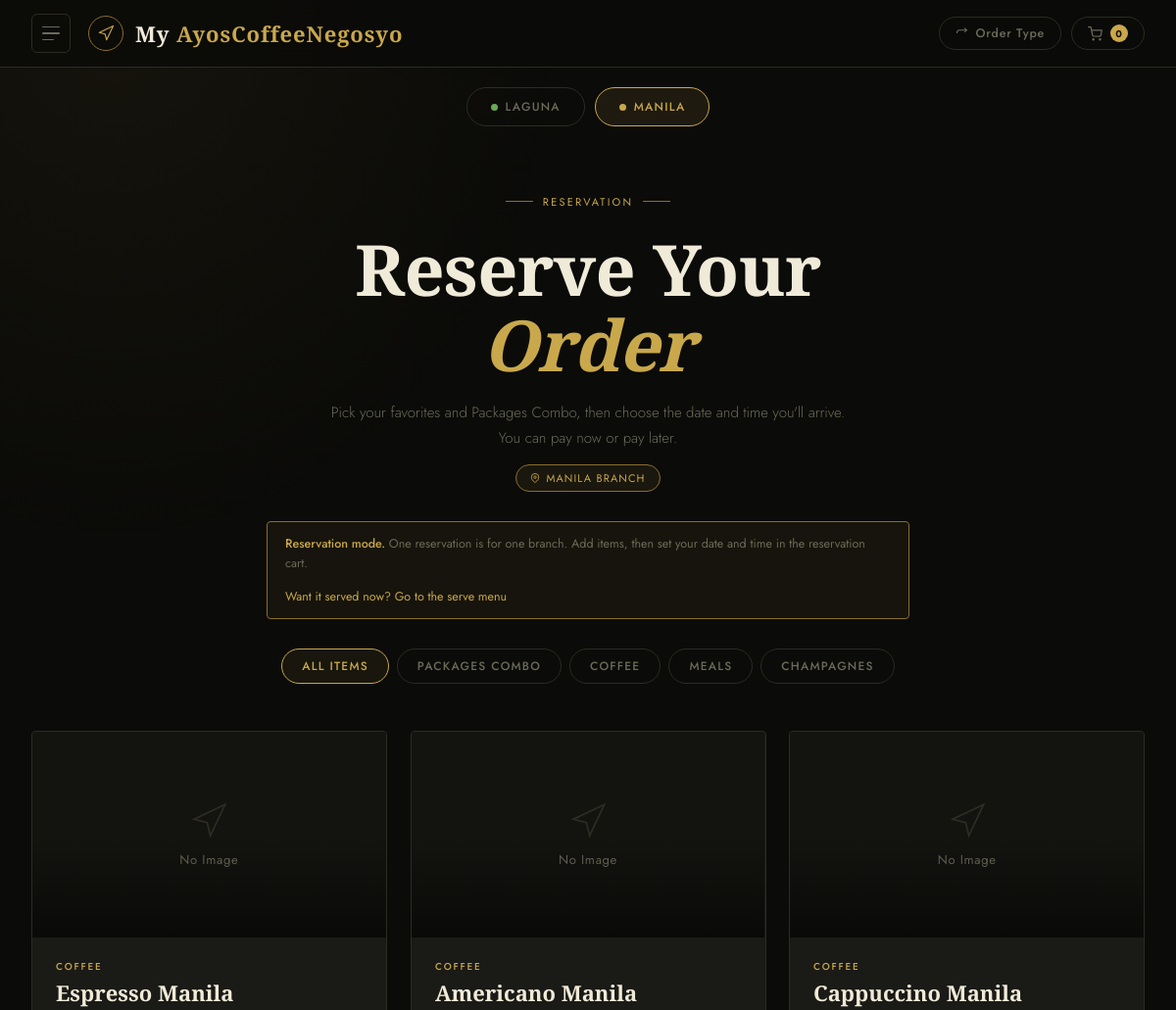
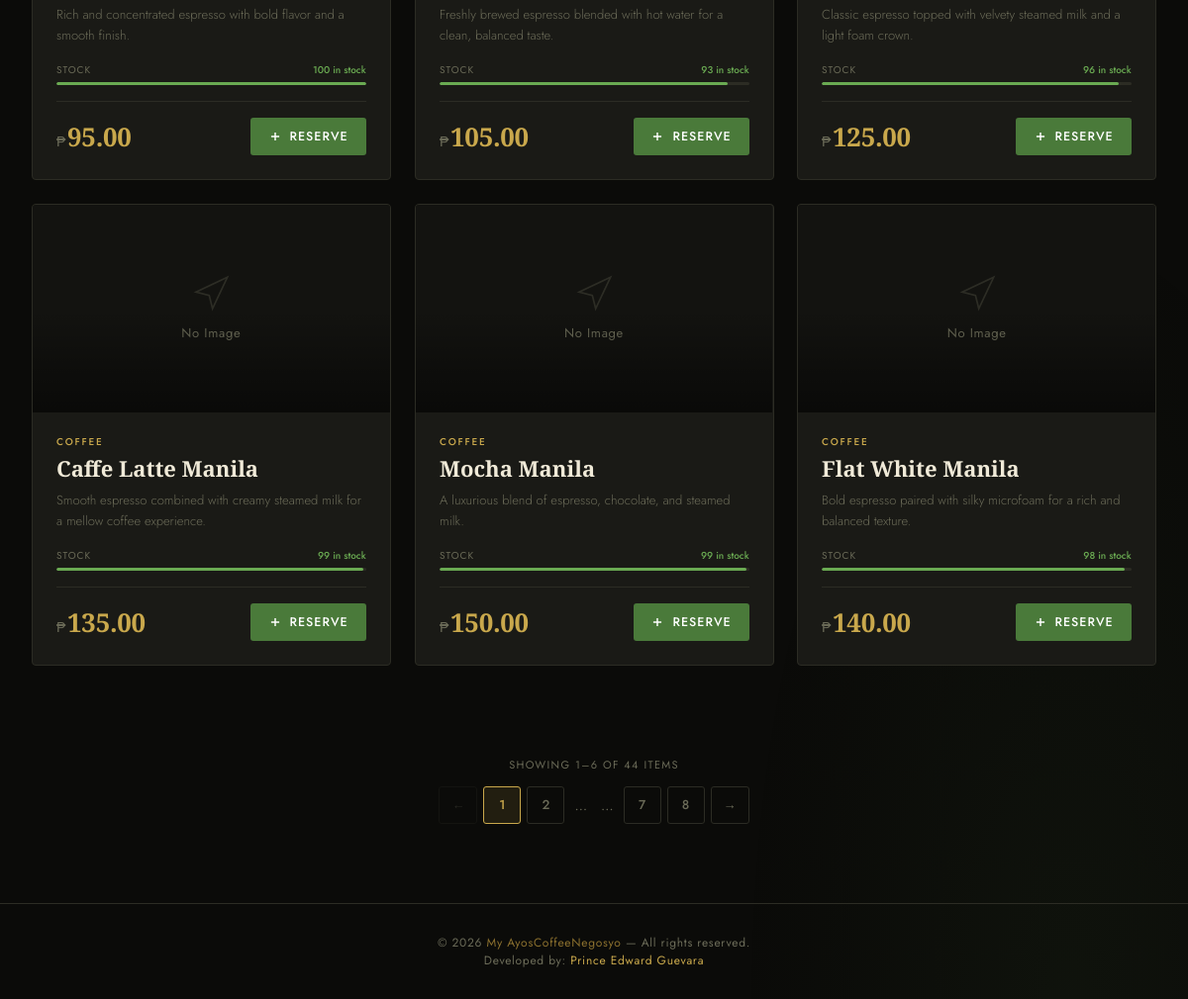
Screenshot of /reservation-menu.php?branch=manila with the database file from the repository (2 pictures, top to bottom).
### tables this page shows
CREATE TABLE `products` (
  `id` int(11) NOT NULL,
  `name` varchar(100) DEFAULT NULL,
  `price` decimal(10,2) DEFAULT NULL,
  `category` varchar(100) DEFAULT 'general',
  `description` text DEFAULT NULL,
  `image` varchar(500) DEFAULT NULL,
  `stock` int(11) DEFAULT 100,
  `reorder_level` int(11) DEFAULT 10,
  `sku` varchar(100) DEFAULT NULL,
  `branch` varchar(20) DEFAULT 'laguna',
  `type` varchar(20) DEFAULT 'food'
);

### reservation-menu.php (the view, shortened to what this page needs)
<?php
include_once 'reservation-init.php';
$branch = $_SESSION['branch'] ?? 'laguna';
if (isset($_GET['branch']) && in_array($_GET['branch'], ['laguna', 'manila'])) {
    $branch = $_GET['branch'];
}
$st = $conn->prepare("SELECT * FROM products WHERE branch = ? ORDER BY id ASC");
$st->bind_param('s', $branch);
$st->execute();
$result = $st->get_result();
$products = [];
while ($row = $result->fetch_assoc()) { $products[] = $row; }
$categories = $branch === 'manila'
    ? ['all' => 'All Items', 'packages' => 'Packages Combo', 'coffee' => 'Coffee', 'meals' => 'Meals', 'champagnes' => 'Champagnes']
    : ['all' => 'All Items', 'packages' => 'Packages Combo', 'mains' => 'Mains', 'sides' => 'Sides', 'drinks' => 'Drinks', 'desserts' => 'Desserts'];
?>
<!DOCTYPE html>
<html lang="en">
<head>
</head>
<body>
<div id="sidebarOverlay"></div>
<header>
    <div class="header-inner">
        <div class="header-left">
            <button id="sidebarToggle" aria-label="Open sidebar" aria-expanded="false">
                <div class="hb"><span></span><span></span><span></span></div>
            </button>
            <a href="index.php" class="brand">
                <div class="brand-icon">
                    <svg width="18" height="18" viewBox="0 0 24 24" fill="none" stroke="#c9a84c" stroke-width="1.5" stroke-linecap="round" stroke-linejoin="round"><path d="M3 11l19-9-9 19-2-8-8-2z"/></svg>
                </div>
                <span class="brand-name">My <span>AyosCoffeeNegosyo</span></span>
            </a>
        </div>
        <div class="header-right">
            <a href="order-type.php" class="header-home-link">
                <svg width="13" height="13" viewBox="0 0 24 24" fill="none" stroke="currentColor" stroke-width="2"><polyline points="17 1 21 5 17 9"/><path d="M3 11V9a4 4 0 0 1 4-4h14"/></svg>
                Order Type
            </a>
            <a href="reservation-cart.php" class="header-cart-pill" aria-label="View reservation cart">
                <svg width="15" height="15" viewBox="0 0 24 24" fill="none" stroke="currentColor" stroke-width="2" stroke-linecap="round" stroke-linejoin="round"><circle cx="9" cy="21" r="1"/><circle cx="20" cy="21" r="1"/><path d="M1 1h4l2.68 13.39a2 2 0 0 0 2 1.61h9.72a2 2 0 0 0 2-1.61L23 6H6"/></svg>
                <span class="header-cart-count" id="cartCount">0</span>
            </a>
        </div>
    </div>
</header>
<div class="branch-bar">
    <a href="?branch=laguna" class="branch-btn <?= $branch === 'laguna' ? 'active' : '' ?>"><div class="branch-dot"></div>Laguna</a>
    <a href="?branch=manila" class="branch-btn <?= $branch === 'manila' ? 'active' : '' ?>"><div class="branch-dot"></div>Manila</a>
</div>
<section class="hero">
    <div class="hero-eyebrow">Reservation</div>
    <h1>Reserve Your <em>Order</em></h1>
    <p>Pick your favorites and Packages Combo, then choose the date and time you'll arrive.<br>You can pay now or pay later.</p>
    <div class="branch-badge">
        <svg width="10" height="10" viewBox="0 0 24 24" fill="none" stroke="currentColor" stroke-width="2"><path d="M21 10c0 7-9 13-9 13s-9-6-9-13a9 9 0 0 1 18 0z"/><circle cx="12" cy="10" r="3"/></svg>
        <?= ucfirst($branch) ?> Branch
    </div>
</section>
<div class="mode-note">
    <div class="mode-note-inner">
        <span><strong>Reservation mode.</strong> One reservation is for one branch. Add items, then set your date and time in the reservation cart.</span>
        <a href="menu.php">Want it served now? Go to the serve menu</a>
    </div>
</div>
<div class="filter-bar">
    <?php foreach ($categories as $key => $label): ?>
    <button class="filter-btn <?= $key === 'all' ? 'active' : '' ?>" data-filter="<?= htmlspecialchars($key) ?>"><?= htmlspecialchars($label) ?></button>
    <?php endforeach; ?>
</div>
<main class="menu-section">
    <?php if (empty($products)): ?>
        <div class="empty-state">
            <svg width="64" height="64" viewBox="0 0 24 24" fill="none" stroke="currentColor" stroke-width="1" stroke-linecap="round" stroke-linejoin="round"><path d="M3 11l19-9-9 19-2-8-8-2z"/></svg>
            <h3>No dishes available yet.</h3>
            <p>Check back soon — the kitchen is preparing something special.</p>
        </div>
    <?php else: ?>
        <div class="menu-grid" id="menuGrid">
        <?php foreach ($products as $row):
            $stock   = (int)($row['stock'] ?? 100);
            $reorder = (int)($row['reorder_level'] ?? 10);
            $pct     = max(0, min(100, ($stock / 100) * 100));
            $isOos   = $stock <= 0;
            $isLow   = !$isOos && $stock <= $reorder;
            $cls     = $isOos ? 's-red' : ($isLow ? 's-amber' : 's-green');
            $txt     = $isOos ? 'Out of stock' : ($isLow ? "Low — {$stock} left" : "{$stock} in stock");
            $cat     = $row['category'] ?? 'mains';
            $catLabel = $cat === 'packages' ? 'Packages Combo' : $cat;
        ?>
            <div class="menu-card <?= $isOos ? 'out-of-stock' : '' ?>"
                 data-category="<?= htmlspecialchars($cat) ?>"
                 data-stock="<?= $stock ?>">
                <div class="card-img-wrap">
                </div>
                <div class="card-body">
                    <?php if (!empty($row['category'])): ?>
                        <div class="card-category"><?= htmlspecialchars($catLabel) ?></div>
                    <?php endif; ?>
                    <h3 class="card-name"><?= htmlspecialchars($row['name']) ?></h3>
                    <p class="card-desc"><?= !empty($row['description']) ? htmlspecialchars($row['description']) : 'A signature dish from our kitchen, prepared fresh to order.' ?></p>
                    <div class="stock-wrap">
                        <div class="stock-top">
                            <span class="stock-label">Stock</span>
                            <span class="stock-text <?= $cls ?>"><?= $txt ?></span>
                        </div>
                        <div class="stock-bar-bg">
                            <div class="stock-bar-fill <?= $cls ?>" style="width:<?= $pct ?>%"></div>
                        </div>
                    </div>
                    <div class="card-footer">
                        <div class="card-price"><span>₱</span><?= number_format((float)$row['price'], 2) ?></div>
                        <?php if ($isOos): ?>
                            <button class="add-btn" disabled>
                                <svg width="14" height="14" viewBox="0 0 24 24" fill="none" stroke="currentColor" stroke-width="2.5"><circle cx="12" cy="12" r="10"/><line x1="4.93" y1="4.93" x2="19.07" y2="19.07"/></svg>
                                Unavailable
                            </button>
                        <?php else: ?>
                            <button class="add-btn" onclick="addToReservation(<?= (int)$row['id'] ?>, this)">
                                <svg width="14" height="14" viewBox="0 0 24 24" fill="none" stroke="currentColor" stroke-width="2.5"><line x1="12" y1="5" x2="12" y2="19"/><line x1="5" y1="12" x2="19" y2="12"/></svg>
                                Reserve
                            </button>
                        <?php endif; ?>
                    </div>
                </div>
            </div>
        <?php endforeach; ?>
        </div>
    <?php endif; ?>
</main>
<div class="pagination-wrap" id="paginationWrap" style="display:none;">
    <div class="pagination-info" id="paginationInfo"></div>
    <div class="pagination" id="pagination"></div>
</div>
<footer>
    <p>© 2026 <span>My AyosCoffeeNegosyo</span> — All rights reserved.</p>
    <p>Developed by: <a href="https://www.instagram.com/_theprnx.gvara/" target="_blank" rel="noopener noreferrer">Prince Edward Guevara</a></p>
</footer>
</body>
</html>

### rows the page displays
products: category "COFFEE", name "Espresso Manila", description "Rich and concentrated espresso with bold flavor and a smooth finish.", txt "100 in stock", price "95.00"
products: category "COFFEE", name "Americano Manila", description "Freshly brewed espresso blended with hot water for a clean, balanced taste.", txt "93 in stock", price "105.00"
products: category "COFFEE", name "Cappuccino Manila", description "Classic espresso topped with velvety steamed milk and a light foam crown.", txt "96 in stock", price "125.00"
products: category "COFFEE", name "Caffe Latte Manila", description "Smooth espresso combined with creamy steamed milk for a mellow coffee experience.", txt "99 in stock", price "135.00"
products: category "COFFEE", name "Mocha Manila", description "A luxurious blend of espresso, chocolate, and steamed milk.", txt "99 in stock", price "150.00"
products: category "COFFEE", name "Flat White Manila", description "Bold espresso paired with silky microfoam for a rich and balanced texture.", txt "98 in stock", price "140.00"

### other values shown
$branch "MANILA"
$label "ALL ITEMS"
$label "PACKAGES COMBO"
$label "COFFEE"
$label "MEALS"
$label "CHAMPAGNES"
